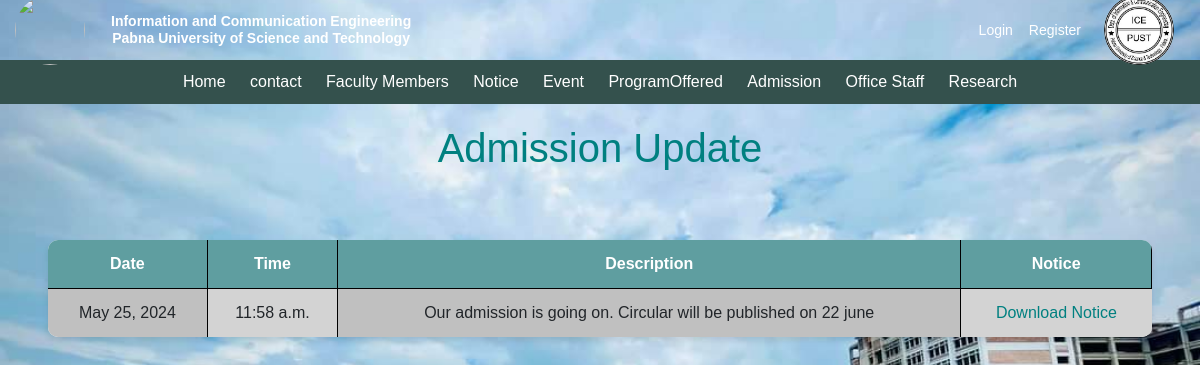
The app's page /notice/admissionnotice/ with its own data.
### notice/models.py (models this page shows, shortened)
class AdmissionNotice(models.Model):
    date = models.DateField()
    time = models.TimeField()
    description = models.TextField()
    attachment = models.FileField(upload_to='notice/media/uploads/', blank=True, null=True)
    image = models.ImageField(upload_to='notice/media/uploads/', blank=True, null=True)

### notice/views.py (the view)
# urls.py: path('admissionnotice/', views.admissionnotice, name="admissionnotice"),
def admissionnotice(request):
    admission=models.AdmissionNotice.objects.all()
    return render(request,'admission.html',{"data":admission})

### notice/templates/admission.html (shortened to what this page needs)
{% extends 'base2.html' %}
{% load static %}
{% block content2 %}
<!DOCTYPE html>
<html lang="en">
<head>
</head>
<body>
    <h1>Admission Update</h1>
    <div class="table-container">
        <table>
            <thead>
                <tr>
                    <th>Date</th>
                    <th>Time</th>
                    <th>Description</th>
                    <th>Notice</th>
                </tr>
            </thead>
            <tbody>
                {% for notice in data %}
                <tr class="grayscale">
                    <td>{{ notice.date }}</td>
                    <td>{{ notice.time }}</td>
                    <td>{{ notice.description }}</td>
                    <td>
                        {% if notice.attachment %}
                            <a href="{{ notice.attachment.url }}" class="attachment-link" target="_blank">Download Notice</a>
                        {% elif notice.image %}
                            <a href="{{ notice.image.url }}" target="_blank"><img src="{{ notice.image.url }}" alt="Notice Image"></a>
                        {% endif %}
                    </td>
                </tr>
                {% endfor %}
            </tbody>
        </table>
    </div>
</body>
</html>
{% endblock %}

### templates/base2.html (style rules this page uses)
body { margin: 0; padding: 0; font-family: Arial, sans-serif; }

### notice/templates/admission.html (style rules this page uses)
body { background-image: url('/static/ap.jpg'); background-size: cover; background-position: center; background-repeat: no-repeat; background-attachment: fixed; margin: 0; padding: 0; }
h1 { text-align: center; margin: 20px 0; color: #008080; }
.table-container { padding: 0.5in; }
table { width: 100%; border-collapse: collapse; border-radius: 10px; box-shadow: 0 4px 6px rgba(0, 0, 0, 0.1); overflow: hidden; margin: 0 auto; }
th, td { padding: 12px; border-bottom: 1px solid #000; border-right: 1px solid #000; text-align: center; }
th { background-color: #5F9EA0; color: #fff; }
tr:last-child td { border-bottom: none; }
tr td:last-child { border-right: none; }
tr:nth-child(odd) { background-color: #f5f5f5; }
.grayscale td:nth-child(2n) { background-color: #d3d3d3; }
.grayscale td:nth-child(2n+1) { background-color: #c0c0c0; }
.attachment-link { color: #008080; text-decoration: none; }

### records on screen
AdmissionNotice: date "May 25, 2024", time "11:58 a.m.", description "Our admission is going on. Circular will be published on 22 june"
